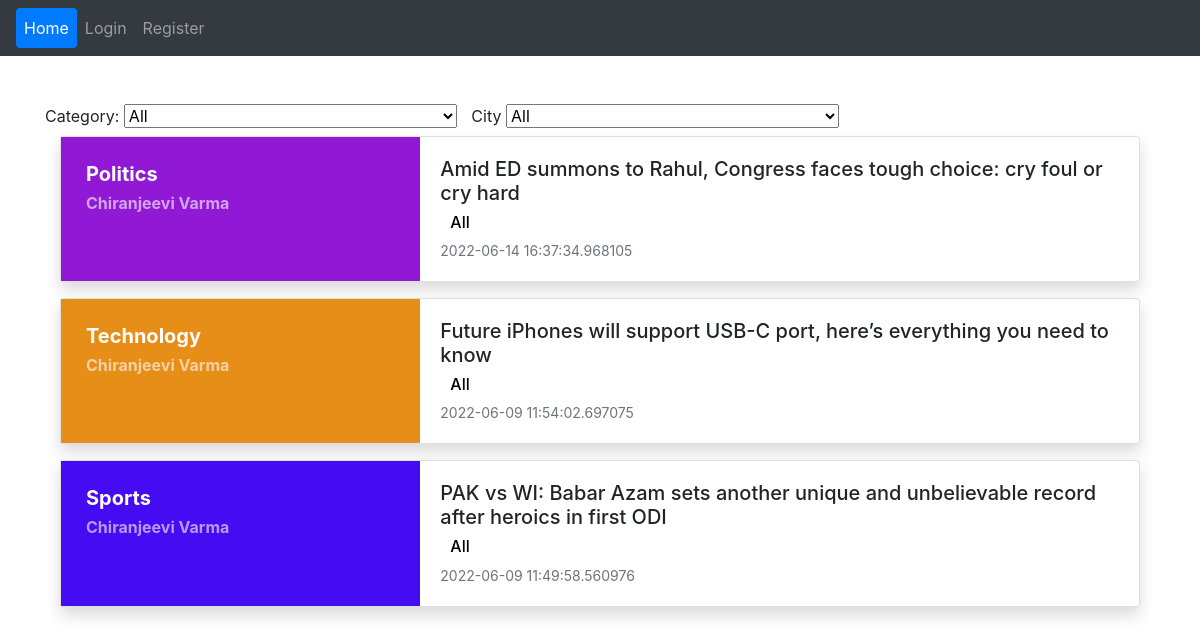
Before: / with the older database file.
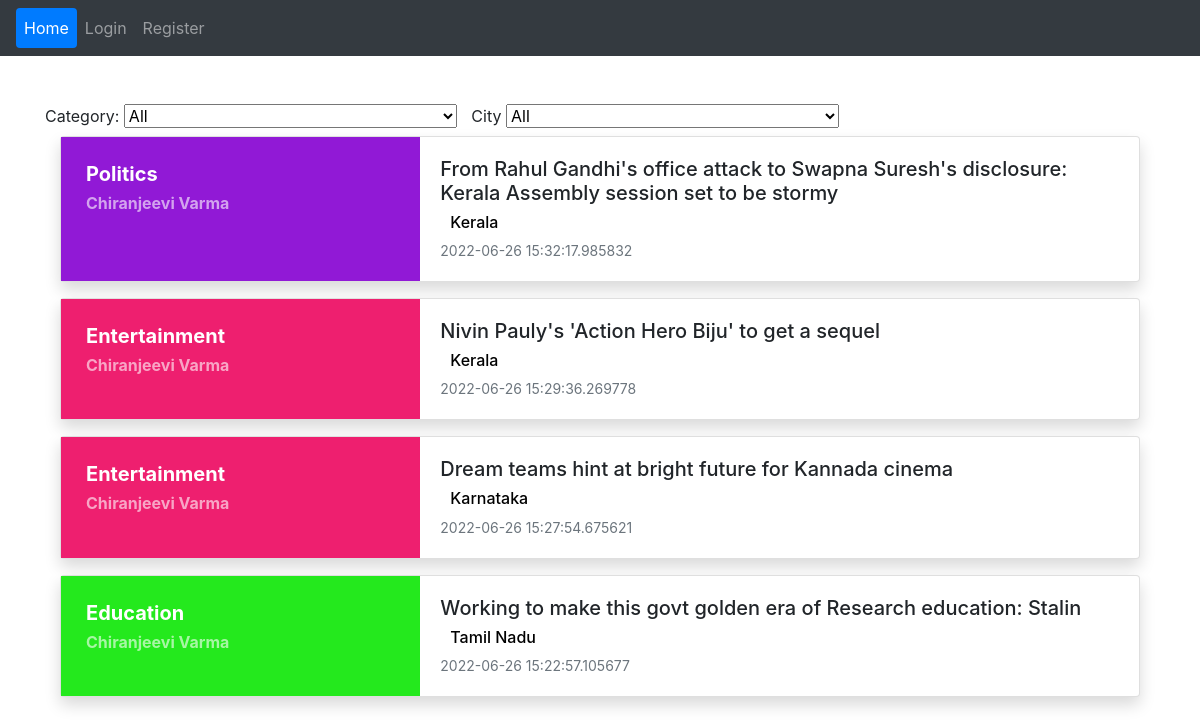
After: the same page with the newer database file.
### app.py (models this page shows)
class Post(db.Model):
    id = db.Column(db.Integer, primary_key=True)
    user = db.Column(db.String(50))
    email = db.Column(db.String(50))
    title = db.Column(db.String(50))
    content = db.Column(db.String(500))
    category = db.Column(db.String(50))
    city = db.Column(db.String(50))
    date = db.Column(db.DateTime)

### app.py (the view)
@app.route("/")
def home():
    posts = Post.query.order_by(Post.date.desc()).all()
    return render_template("home.html", posts=posts)

### templates/home.html (shortened to what this page needs)
<html>
    <head>
        <link rel="stylesheet" href="https://cdn.jsdelivr.net/npm/bootstrap@4.6.1/dist/css/bootstrap.min.css">
    </head>
    <body background="https://www.teahub.io/photos/full/279-2792224_website-background-design-hd.jpg">
      <nav class="navbar navbar-expand-md bg-dark navbar-dark">
        <div class="collapse navbar-collapse" id="collapsibleNavbar">
          <ul class="navbar-nav nav-pills">
            <li class="nav-item">
              <a class="nav-link active" href="/">Home</a>
            </li>
            <li class="nav-item">
              <a class="nav-link" href="/login">Login</a>
            </li>
            <li class="nav-item">
              <a class="nav-link" href="/signup">Register</a>
            </li>
          </ul>
        </div>
      </nav>
      <div class="container new pb-5 pt-5">
        <span class="form-group">
          <label for="sel1">Category:</label>
          <select id="category" name="category" onchange="update()">
            <option value="All">All</option>
        </select>
      </span>
        <span class="form-group city">
          <label for="city">City</label>
          <select id="city" name="city" onchange="update()">
              <option value="All">All</option>
          </select>
        </span>
        {% for post in posts %}
        <div class="container con" data-toggle="modal" data-target="#id{{post.id}}">
          <div class="card mb-3 shadow">
            <div class="row no-gutters">
              <div class="col-4" id="{{post.category}}" style="padding: 25px">
                <h5 class="cat"><strong>{{post.category}}</strong></h5>
                <h6 class="user"><strong>{{post.user}}</strong></h4>
              </div>
              <div class="col-8">
                <div class="card-body">
                  <h5 class="card-text">{{post.title}}</h5>
                  <h6 class="city">{{post.city}}</h6>
                  <div class="row">
                  <div class="col-9" style="align: bottom">
                    <p class="card-text"><small class="text-muted">{{post.date}}</small></p>
                  </div>
                  </div>
                </div>
              </div>
            </div>
          </div>
        </div>
        {% endfor %}
        </div>
    </body>
</html>

### templates/home.html (style rules this page uses)
#Education { background-color: rgb(36, 233, 29) }
#Entertainment { background-color: rgb(238, 31, 111) }
#Politics { background-color: rgb(145, 25, 214) }
.con { border-radius: 5px; display: flex; flex-direction: column; }
body { background-image: "https://www.teahub.io/photos/full/279-2792224_website-background-design-hd.jpg"; background-size: cover; background-attachment: fixed; }
.user { opacity: .6; }
strong { color: white; }
h6 { color: black; }
select { width: 30%; }
.city { margin-left: 10px; }

Changed rows visible on the page:
changed Post "Politics": title "Amid ED summons to Rahul, Congress faces tough choice: cry foul or cry hard" → "From Rahul Gandhi's office attack to Swapna Suresh's disclosure: Kerala Assembly session set to be stormy"; city "All" → "Kerala"; date "2022-06-14 16:37:34.968105" → "2022-06-26 15:32:17.985832"
changed Post: category "Technology" → "Entertainment"; title "Future iPhones will support USB-C port, here’s everything you need to know" → "Nivin Pauly's 'Action Hero Biju' to get a sequel"; city "All" → "Kerala"; date "2022-06-09 11:54:02.697075" → "2022-06-26 15:29:36.269778"
added Post: category "Entertainment", user "Chiranjeevi Varma", title "Dream teams hint at bright future for Kannada cinema", city "Karnataka", date "2022-06-26 15:27:54.675621"
changed Post: category "Sports" → "Education"; title "PAK vs WI: Babar Azam sets another unique and unbelievable record after heroics in first ODI" → "Working to make this govt golden era of Research education: Stalin"; city "All" → "Tamil Nadu"; date "2022-06-09 11:49:58.560976" → "2022-06-26 15:22:57.105677"
